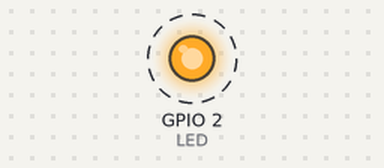
The sketch below on a simulated ESP32. On the bench: output pins drawn as LEDs (lit = HIGH). Dashed ring = blinking. What the sketch prints to the serial monitor is not drawn.

Above: at 1.2 s.
Timing chart, 0 to 4.0 s (numbered marks = the images above):
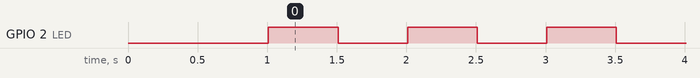

The sketch:

esp32_minimal.ino
```cpp
/*
  Absolute minimum ESP32 test.

  No libraries. No sensors. No WiFi. No external wiring at all -
  just the LED already soldered onto the board.

  Unplug EVERYTHING from the ESP32 except the USB cable, then upload this.

  Expected: the small blue onboard LED blinks steadily, once a second,
  and the Serial Monitor (115200 baud) counts upward.

  If that happens  -> the board and the toolchain are fine, and the problem
                      is in the wiring of the sensors/LEDs.
  If it does NOT   -> nothing is reaching the board. The sketch is not
                      uploading, or is not compiling. Check the black
                      output panel at the bottom of the Arduino IDE for
                      a red error message.
*/

#define LED 2          // onboard blue LED, already wired on the board

unsigned long count = 0;

void setup() {
  Serial.begin(115200);
  delay(1000);
  pinMode(LED, OUTPUT);
  Serial.println();
  Serial.println("=================================");
  Serial.println(" MINIMAL TEST IS RUNNING");
  Serial.println(" If you can read this, the sketch");
  Serial.println(" uploaded and the board is alive.");
  Serial.println("=================================");
}

void loop() {
  digitalWrite(LED, HIGH);
  delay(500);
  digitalWrite(LED, LOW);
  delay(500);

  count++;
  Serial.print("alive, second ");
  Serial.println(count);
}
```

Measured:
- by itself, GPIO 2 (LED): alternates HIGH for 0.50 s and LOW for 0.50 s
